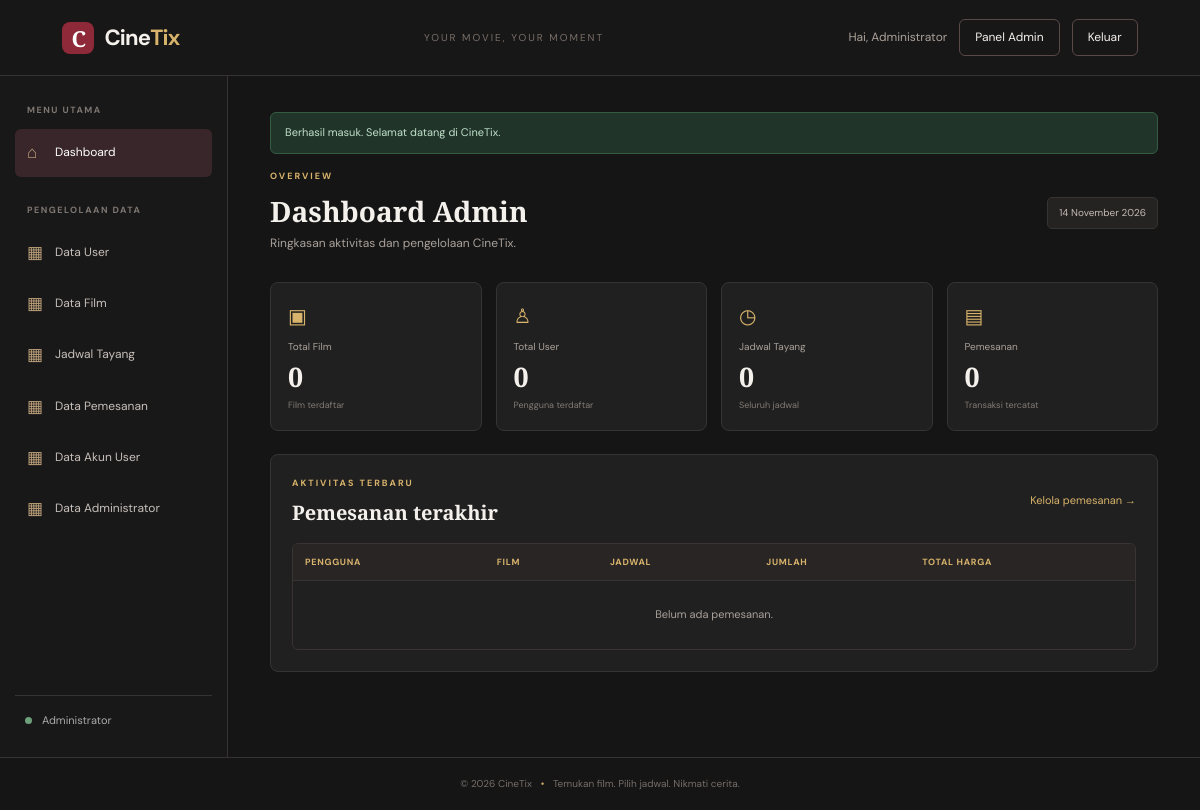
/cinetix/index.php?page=admin (signed in), run on an earlier commit of the app's database.
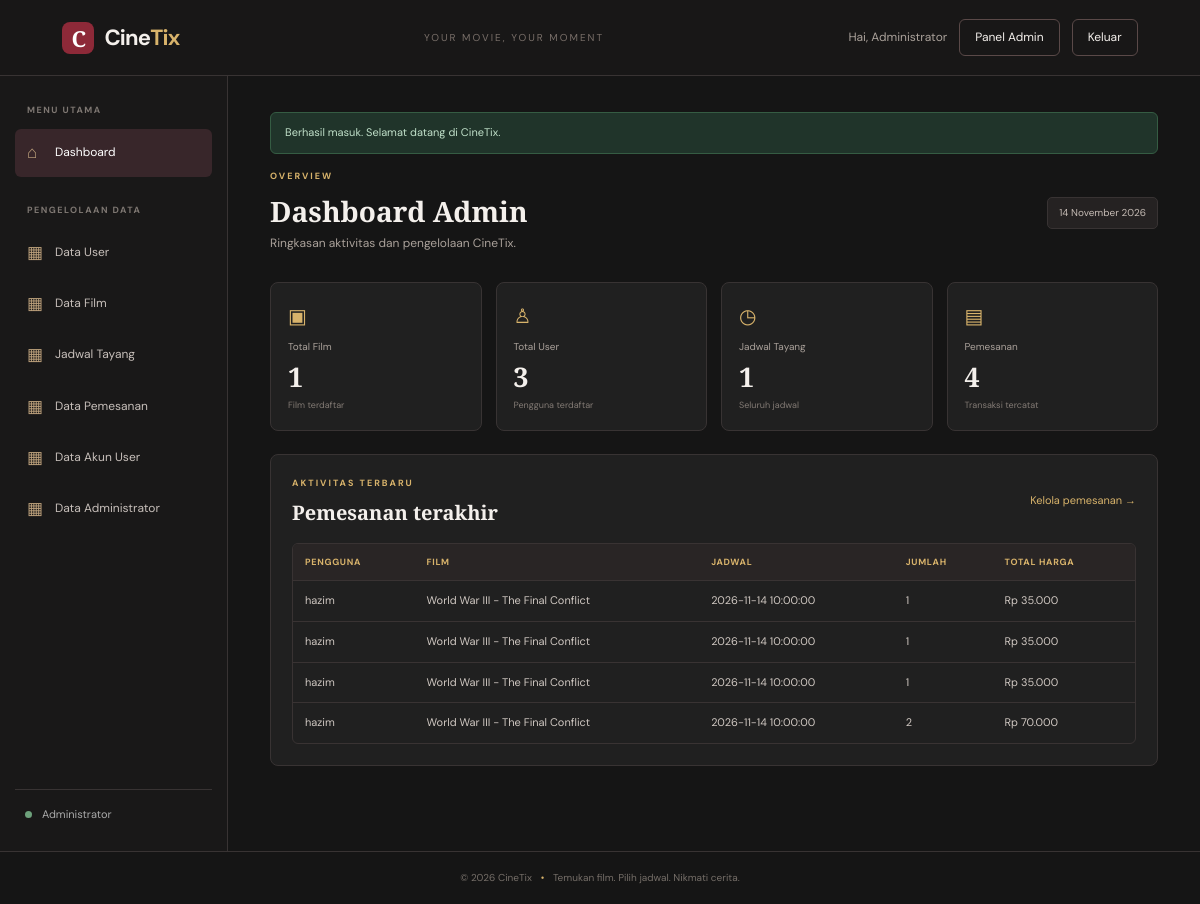
And on a later commit of the database.
### tables this page shows
CREATE TABLE `pemesanan` (
  `id_pemesanan` int(11) NOT NULL,
  `id_user` int(11) NOT NULL,
  `id_film` int(11) NOT NULL,
  `id_jadwal` int(11) NOT NULL,
  `tanggal_pemesanan` datetime NOT NULL,
  `jumlah_tiket` int(11) NOT NULL,
  `total_harga` decimal(10,2) NOT NULL,
  `status` varchar(30) NOT NULL DEFAULT 'menunggu pembayaran'
);

CREATE TABLE `user` (
  `id_user` int(11) NOT NULL,
  `nama` varchar(100) NOT NULL,
  `email` varchar(100) NOT NULL,
  `no_hp` varchar(15) NOT NULL,
  `alamat` text NOT NULL,
  `username` varchar(50) NOT NULL,
  `password` varchar(255) NOT NULL
);

CREATE TABLE `film` (
  `id_film` int(11) NOT NULL,
  `sampul` varchar(255) NOT NULL,
  `judul` varchar(150) NOT NULL,
  `genre` varchar(50) NOT NULL,
  `sutradara` varchar(100) NOT NULL,
  `sinopsis` text NOT NULL
);

CREATE TABLE `jadwal_tayang` (
  `id_jadwal` int(11) NOT NULL,
  `id_film` int(11) NOT NULL,
  `studio` varchar(50) NOT NULL,
  `tanggal_tayang` date NOT NULL,
  `jam_tayang` time NOT NULL,
  `harga_tiket` decimal(10,2) NOT NULL
);

### cinetix/controllers/DashboardController.php (called while the page is built, shortened)
<?php
class DashboardController {
    private PDO $db;
    public function __construct(PDO $db, FilmModel $films) { $this->db = $db; $this->films = $films; }
    public function stats(): array {
        return [
            'film' => (int)$this->db->query("SELECT COUNT(*) FROM film")->fetchColumn(),
            'user' => (int)$this->db->query("SELECT COUNT(*) FROM `user`")->fetchColumn(),
            'jadwal' => (int)$this->db->query("SELECT COUNT(*) FROM jadwal_tayang")->fetchColumn(),
            'pemesanan' => (int)$this->db->query("SELECT COUNT(*) FROM pemesanan")->fetchColumn()
        ];
    }
    public function recentBookings(): array {
        $sql = "SELECT p.*, u.nama, f.judul, j.tanggal_tayang, j.jam_tayang
                FROM pemesanan p
                LEFT JOIN `user` u ON u.id_user=p.id_user
                LEFT JOIN film f ON f.id_film=p.id_film
                LEFT JOIN jadwal_tayang j ON j.id_jadwal=p.id_jadwal
                ORDER BY p.id_pemesanan DESC LIMIT 6";
        return $this->db->query($sql)->fetchAll();
    }
}

### cinetix/views/admin-dashboard.php (the view)
<?php showFlash(); ?>
<div class="admin-welcome"><div><div class="eyebrow">OVERVIEW</div><h1>Dashboard Admin</h1><p>Ringkasan aktivitas dan pengelolaan CineTix.</p></div><div class="date-pill"><?= date('d F Y') ?></div></div>
<div class="stats-grid">
    <div class="stat-card"><span class="stat-icon">▣</span><small>Total Film</small><strong><?= $stats['film'] ?></strong><span class="stat-note">Film terdaftar</span></div>
    <div class="stat-card"><span class="stat-icon">♙</span><small>Total User</small><strong><?= $stats['user'] ?></strong><span class="stat-note">Pengguna terdaftar</span></div>
    <div class="stat-card"><span class="stat-icon">◷</span><small>Jadwal Tayang</small><strong><?= $stats['jadwal'] ?></strong><span class="stat-note">Seluruh jadwal</span></div>
    <div class="stat-card"><span class="stat-icon">▤</span><small>Pemesanan</small><strong><?= $stats['pemesanan'] ?></strong><span class="stat-note">Transaksi tercatat</span></div>
</div>
<section class="admin-panel">
    <div class="panel-heading"><div><div class="eyebrow">AKTIVITAS TERBARU</div><h2>Pemesanan terakhir</h2></div><a href="index.php?page=manage&entity=pemesanan">Kelola pemesanan →</a></div>
    <div class="table-scroll"><table><thead><tr><th>Pengguna</th><th>Film</th><th>Jadwal</th><th>Jumlah</th><th>Total harga</th></tr></thead><tbody>
    <?php foreach ($recent as $item): ?><tr><td><?= e($item['nama'] ?? '-') ?></td><td><?= e($item['judul'] ?? '-') ?></td><td><?= e($item['tanggal_tayang'] ?? '-') ?> <?= e($item['jam_tayang'] ?? '') ?></td><td><?= (int)$item['jumlah_tiket'] ?></td><td>Rp <?= number_format((float)$item['total_harga'],0,',','.') ?></td></tr><?php endforeach; ?>
    <?php if (!$recent): ?><tr><td colspan="5" class="table-empty">Belum ada pemesanan.</td></tr><?php endif; ?>
    </tbody></table></div>
</section>

### cinetix/index.php (shortened to what this page needs)
<?php
require __DIR__ . '/config/database.php';
require __DIR__ . '/controllers/DashboardController.php';
$entities = require __DIR__ . '/config/entities.php';
$filmModel = new FilmModel($pdo);
$dashboard = new DashboardController($pdo, $filmModel);
function e($value): string { return htmlspecialchars((string)$value, ENT_QUOTES, 'UTF-8'); }
function currentUser(): ?array { return $_SESSION['auth'] ?? null; }
function isAdmin(): bool { return (currentUser()['role'] ?? '') === 'admin'; }
function showFlash(): void {
    if (!empty($_SESSION['flash'])) {
        $f = $_SESSION['flash'];
        echo '<div class="alert ' . e($f['type']) . '">' . e($f['message']) . '</div>';
    }
}
$page = $_GET['page'] ?? 'home';
$entity = $_GET['entity'] ?? '';
if ($page === 'admin') {
    $stats = $dashboard->stats();
    $recent = $dashboard->recentBookings();
    require __DIR__ . '/views/partials/header.php';
    require __DIR__ . '/views/admin-dashboard.php';
    require __DIR__ . '/views/partials/footer.php';
    exit;
}

### cinetix/views/partials/header.php (shortened to what this page needs)
<!doctype html>
<html lang="id">
<head>
<link rel="stylesheet" href="assets/css/style.css">
</head>
<body>
<header class="topbar">
    <a class="brand" href="index.php"><span class="brand-symbol">C</span><span>Cine<strong>Tix</strong></span></a>
    <?php if (($page ?? '') === 'home'): ?>
    <form class="top-search" action="index.php" method="get">
        <input type="hidden" name="page" value="home">
        <span class="search-icon">⌕</span>
        <input type="search" name="q" value="<?= e($keyword ?? '') ?>" placeholder="Cari judul film...">
        <button type="submit">Cari</button>
    </form>
    <?php else: ?>
    <div class="topbar-caption">YOUR MOVIE, YOUR MOMENT</div>
    <?php endif; ?>
    <div class="top-actions">
        <?php if (currentUser()): ?>
            <span class="hello-user">Hai, <?= e(currentUser()['nama']) ?></span>
            <?php if (isAdmin()): ?><a class="top-login" href="index.php?page=admin">Panel Admin</a><?php endif; ?>
            <a class="top-login" href="index.php?page=logout">Keluar</a>
        <?php else: ?>
            <a class="top-login" href="index.php?page=login">Masuk</a>
            <a class="top-register" href="index.php?page=register">Daftar</a>
        <?php endif; ?>
    </div>
</header>
<div class="app-shell">
<?php if (isAdmin()): ?>
<aside class="sidebar">
    <div class="side-caption">MENU UTAMA</div>
    <a class="<?= ($page ?? '') === 'admin' ? 'selected' : '' ?>" href="index.php?page=admin"><span>⌂</span> Dashboard</a>
    <div class="side-caption space-top">PENGELOLAAN DATA</div>
    <?php foreach ($entities as $key => $navCfg): ?>
        <a class="<?= (($page ?? '') === 'manage' && ($entity ?? '') === $key) ? 'selected' : '' ?>" href="index.php?page=manage&entity=<?= e($key) ?>"><span>▦</span> <?= e($navCfg['title']) ?></a>
    <?php endforeach; ?>
    <div class="sidebar-bottom"><span class="admin-dot"></span> Administrator</div>
</aside>
<?php endif; ?>
<main class="main-area <?= isAdmin() ? 'with-sidebar' : '' ?>">

### cinetix/views/partials/footer.php (shortened to what this page needs)
</main>
</div>
<footer class="site-footer">© <?= date('Y') ?> CineTix <span>•</span> Temukan film. Pilih jadwal. Nikmati cerita.</footer>
</body>
</html>

### cinetix/assets/css/style.css (style rules this page uses)
* { box-sizing:border-box }
:root { --bg:#151515;--panel:#202020;--panel2:#272424;--text:#f4f0ec;--muted:#aaa19a;--line:#383333;--red:#8d2938;--red-light:#a83b4b;--gold:#d8b36b;--soft:#d8cfc8 }
body { margin:0;background:var(--bg);color:var(--text);font:14px 'DM Sans',Arial,sans-serif;line-height:1.6 }
a { color:inherit;text-decoration:none }
.topbar { height:76px;padding:0 5.2%;display:flex;align-items:center;gap:42px;background:#181717;border-bottom:1px solid var(--line);position:sticky;top:0;z-index:20 }
.brand { display:flex;align-items:center;gap:10px;font-size:22px;font-weight:700;letter-spacing:-.8px;white-space:nowrap }
.brand strong { color:var(--gold) }
.brand-symbol { width:32px;height:32px;display:grid;place-items:center;background:var(--red);border-radius:8px;color:#fff;font:700 22px 'Playfair Display' }
.topbar-caption { margin:auto;color:#796f69;font-size:10px;letter-spacing:2px }
.top-actions { display:flex;align-items:center;gap:12px;white-space:nowrap }
.hello-user { font-size:12px;color:var(--muted) }
.top-login,.top-register { font-size:12px;padding:8px 15px;border:1px solid #5a4948;border-radius:6px }
.app-shell { min-height:calc(100vh - 125px);display:flex }
.sidebar { width:228px;flex-shrink:0;background:#191818;border-right:1px solid var(--line);padding:27px 15px;display:flex;flex-direction:column }
.side-caption { font-size:9px;font-weight:700;letter-spacing:1.5px;color:#7e7772;padding:0 12px 10px }
.space-top { margin-top:24px }
.sidebar>a { display:flex;align-items:center;gap:11px;color:#c7bfba;font-size:12px;padding:10px 12px;border-radius:6px;margin:2px 0 }
.sidebar>a span { font-size:17px;color:#bda17c;width:17px }
.sidebar>a:hover,.sidebar>a.selected { background:#38262a;color:#fff }
.sidebar-bottom { margin-top:auto;padding:16px 10px 0;border-top:1px solid var(--line);font-size:11px;color:#aaa }
.admin-dot { display:inline-block;width:7px;height:7px;background:#6da17b;border-radius:50%;margin-right:7px }
.main-area { width:100%;max-width:1500px;margin:0 auto;padding:36px 5.2% 65px }
.main-area.with-sidebar { padding-left:3.5%;padding-right:3.5% }
.eyebrow { color:var(--gold);font-size:9px;font-weight:700;letter-spacing:2px;margin-bottom:9px }
.section-heading,.admin-welcome,.panel-heading { display:flex;align-items:end;justify-content:space-between }
.section-heading h2,.panel-heading h2 { font:600 25px 'Playfair Display';margin:0 }
.admin-welcome { align-items:center;margin:3px 0 25px }
.admin-welcome h1 { font:600 28px 'Playfair Display';margin:0 }
.admin-welcome p { color:var(--muted);font-size:12px;margin:4px 0 }
.date-pill,.record-count { background:#252222;border:1px solid var(--line);padding:7px 11px;border-radius:5px;color:#c5bbb4;font-size:10px }
.stats-grid { display:grid;grid-template-columns:repeat(4,1fr);gap:14px;margin-bottom:23px }
.stat-card { background:var(--panel);border:1px solid var(--line);border-radius:8px;padding:17px;display:grid;gap:3px }
.stat-icon { font-size:20px;color:var(--gold);margin-bottom:4px }
.stat-card small { color:var(--muted);font-size:10px }
.stat-card strong { font:600 27px 'Playfair Display' }
.stat-note { font-size:9px;color:#827a74 }
.admin-panel { background:var(--panel);border:1px solid var(--line);border-radius:8px;padding:21px;margin-bottom:20px }
.panel-heading { align-items:center;margin-bottom:17px }
.panel-heading h2 { font-size:20px }
.panel-heading>a { font-size:11px;color:var(--gold) }
.table-scroll { width:100%;overflow:auto;border:1px solid #393333;border-radius:6px }
table { width:100%;border-collapse:collapse;font-size:11px }
th,td { text-align:left;padding:11px 12px;border-bottom:1px solid #393333;white-space:nowrap }
th { background:#292525;color:var(--gold);font-size:9px;letter-spacing:.7px;text-transform:uppercase }
td { color:#d0c8c2 }
tbody tr:last-child td { border-bottom:0 }
.alert { padding:11px 14px;border-radius:6px;margin-bottom:15px;font-size:11px }
.alert.success { background:#20342a;border:1px solid #355c43;color:#c1e1ca }
.site-footer { text-align:center;padding:18px;border-top:1px solid var(--line);font-size:10px;color:#756e68 }
.site-footer span { color:var(--gold);padding:0 6px }
.table-empty { text-align:center;color:var(--muted);padding:25px }

What changed in the data, as far as the page shows it:
added pemesanan: id_user "3", id_pemesanan "4", id_user.nama "hazim", id_film.judul "World War III - The Final Conflict", id_jadwal.tanggal_tayang "2026-11-14", id_jadwal.jam_tayang "10:00:00", jumlah_tiket "1", total_harga "35.000"
added pemesanan: id_user.nama "hazim", id_film.judul "World War III - The Final Conflict", id_jadwal.tanggal_tayang "2026-11-14", id_jadwal.jam_tayang "10:00:00", jumlah_tiket "1", total_harga "35.000"
added pemesanan: id_user.nama "hazim", id_film.judul "World War III - The Final Conflict", id_jadwal.tanggal_tayang "2026-11-14", id_jadwal.jam_tayang "10:00:00", jumlah_tiket "1", total_harga "35.000"
added pemesanan: id_user.nama "hazim", id_film.judul "World War III - The Final Conflict", id_jadwal.tanggal_tayang "2026-11-14", id_jadwal.jam_tayang "10:00:00", jumlah_tiket "2", total_harga "70.000"
Also different on the page:
$stats['film']: "0" → "1"
$stats['jadwal']: "0" → "1"
$stats['user']: "0" → (not shown)
$stats['pemesanan']: "0" → (not shown)
text no longer shown: "Belum ada pemesanan."
